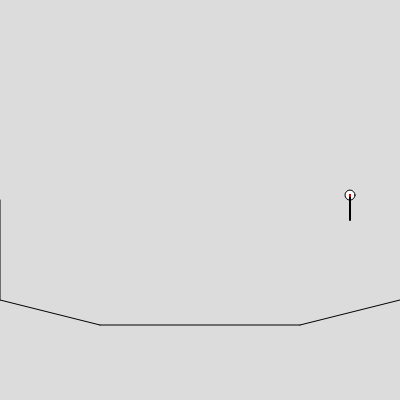
Frame 1 (no input)
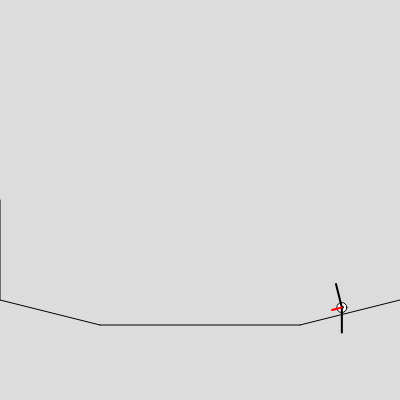
Frame 60 (no input)
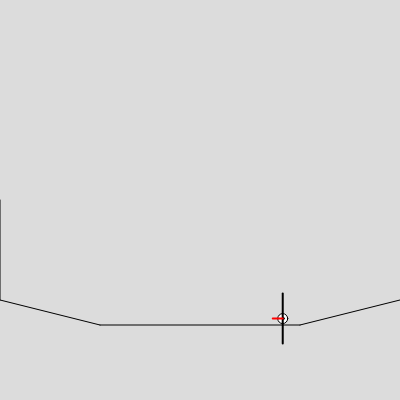
Frame 120 (the mouse pressed at the canvas centre since frame 60)

The p5.js sketch that drew these frames (run headless with seeded random() and noise() and a simulated clock; from frame 60 on, the mouse is pressed at the canvas centre):

// p5.js sketch
// ── sketch.js
let level = new Level( [ [0, 300, 100, 325], [100, 325, 300, 325], [300, 325, 400, 300], [0, 200, 0, 300]] );
let player = new Player(350, 200);

function setup() {
    createCanvas(400, 400);
}
  
function draw() {
    background(220);
    level.lines.forEach(drawCollisions);
    appliedForces();
    player.F['Fn'].x = 0;
    player.F['Fn'].y = 0;
    level.lines.forEach(checkCollision);

    drawPlayer(player);

    drawForces(player.F);

    stroke("red");
    line(player.s.x, player.s.y - 5, player.s.x + 10 * player.v.x, player.s.y - 5+ 10 * player.v.y);
    stroke("black");
    strokeWeight(1);
}

function drawPlayer(p){
    p.updateMotion(1 / 30);
    circle(p.s.x, p.s.y - 5, 10);
}

function drawCollisions(l){
    line(l.x1, l.y1, l.x2, l.y2);
}

function drawForces(F){
    let r = 10;
    strokeWeight(2);
    
    for (var k in F){
        line(player.s.x, player.s.y - 5, player.s.x + r * F[k].x, player.s.y - 5+ r * F[k].y);
    }
    
}

function checkCollision(l){
    if (l.pointDist(player.s.x, player.s.y) < 2.5){
        let vdot = ((player.v.x / player.v.mag()) * ((l.x2 - l.x1) / l.length)) + ((player.v.y / player.v.mag()) * ((l.y2 - l.y1) / l.length));

        player.v.x = vdot * (l.x2 - l.x1) / l.length;
        player.v.y = vdot * (l.y2 - l.y1) / l.length;

        let dot = (l.norm[0] * player.R().x) + (l.norm[1] * player.R().y);
        player.F['Fn'].x += -l.norm[0] * dot;
        player.F['Fn'].y += -l.norm[1] * dot + player.F['Fa'].y;
    }
}

var pForce = 3;

function appliedForces(){
    player.F["Fa"].x = 0;
    player.F["Fa"].y = 0;
    if (!keyIsPressed) return;
    if (keyIsDown(LEFT_ARROW)){
        player.F["Fa"].x -= pForce;
    }
    if (keyIsDown(RIGHT_ARROW)){
        player.F["Fa"].x += pForce;
    }
    if (keyIsDown(UP_ARROW) && player.F["Fn"].mag()){
        player.F["Fa"].y -= 60;
    }

    if (keyIsDown(DOWN_ARROW)){
        player.F["Fa"].x = 0;
    }
}

// ── level.js


class Level {
    constructor(lines){
        this.lines = [];
        for ( let i = 0; i < lines.length; i++ ) {
            this.lines.push(new Line(lines[i][0], lines[i][1], lines[i][2], lines[i][3]));
        }
    }
}

class Line{
    constructor(x1, y1, x2, y2){
        this.x1 = x1;
        this.x2 = x2;
        this.y1 = y1;
        this.y2 = y2;
        this.length =  Math.sqrt((this.x2 - this.x1) ** 2 + (this.y2 - this.y1) ** 2);
        this.norm =  [(this.y1 - this.y2) / this.length, (this.x2 - this.x1) / this.length];
    }

    // applyNormalForce(p){
    //     p.F['Fn'] this.norm[0] * p.F['Fg'].y, -this.norm[1] * p.F['Fg'].y);
    //     p.v.y = 0;
    //     console.log(p.F['Fn']);= new Vector(-
    // }

    pointDist(x, y){
        let dot1 = (this.x2 - this.x1) * (x - this.x1) + (this.y2 - this.y1) * (y - this.y1);
        let dot2 = (this.x2 - this.x1) * (x - this.x2) + (this.y2 - this.y1) * (y - this.y2);

        if (dot2 > 0){ 
            return Math.sqrt( (y - this.y2) ** 2 + (x - this.x2) ** 2 );
        }
        else if (dot1 < 0){
            return Math.sqrt( (y - this.y1) ** 2 + (x - this.x1) ** 2 );
        }
        else {
            return Math.abs( (this.x2 - this.x1) * (y - this.y1) - (this.y2 - this.y1) * (x - this.x1) ) / this.length;
        }
    }
}
// ── player.js
const g = 2.5;
const m = 1;
const mu = 0.05;

class Vector {
    constructor(x = 0, y = 0){
        this.x = x;
        this.y = y;
        // this.nX = this.x / this.mag();
        // this.nY = this.y / this.mag();
    }

    mag(){
        return Math.sqrt(this.x ** 2 + this.y ** 2);
    }

    // setMagnitude(m){
    //     this.x = this.nX * m;
    //     this.y = this.nY * m;
    // }
}

class Player {
    constructor(x0, y0) {
        this.s = new Vector(x0, y0);
        this.v = new Vector();
        this.F = {};
        this.F["Fg"] = new Vector(0, m * g);
        this.F["Fn"] = new Vector();
        this.F["Ff"] = new Vector();
        this.F["Fa"] = new Vector();
    }

    updateMotion(t){
        

        this.applyFriction();
        this.v.x += this.R().x * t;
        this.v.y += this.R().y * t;
        this.s.x += this.v.x;
        this.s.y += this.v.y;
    }

    R(){
        let sum = new Vector();
        for (var k in this.F){
            sum.x += this.F[k].x;
            sum.y += this.F[k].y;
        }
        return sum;
    }

    applyFriction(){

        if (this.v.mag() == 0) return;
        this.F["Ff"].x = -this.v.x * ( (mu * this.F["Fn"].mag()) / this.v.mag() );
        this.F["Ff"].y = -this.v.y * ( (mu * this.F["Fn"].mag()) / this.v.mag() );

        
    }

}
